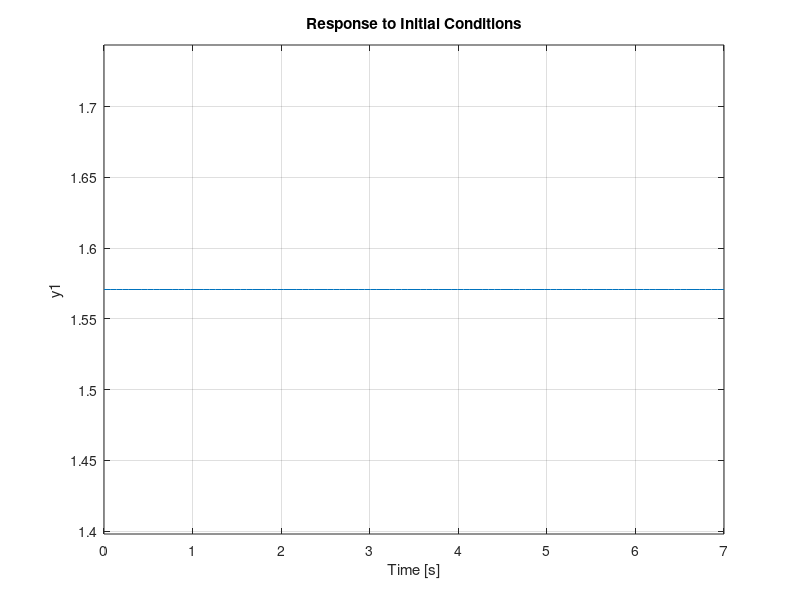

MATLAB code for this plot: (Note: this script raises an error after producing the figure.)
%% Fixed Simulation Problem
clear all, close all, clc

% Constants
g = 9.81; % Gravity constant

% Box dimensions
t1 = 0.2; % height of box 1 (m)
l1 = 0.35; % lenght of box 1 (m)
w1 = 0.2; % widht of box 1 (m)

t2 = 0.12; % height of box 2 (m)
l2 = 0.2; % lenght of box 2 (m)
w2 = 0.15; % widht of box 2 (m)

% IT SHOULD BE ON f(x)
l3o = 0.15; % Initial linear actuator lenght (m)
l3f = l3o + 0.15; % Max lenght of linear actuator (m)
l2x = (l1 + l2)/2 + l3f; % Max distance from rotation to c.g box 2(m)

m1 = 4;   % Mass of box 1 (big box) (kg)
m2 = 1.5;   % Mass of box 2 (little box) (kg)
m3 = 0; % Mass of the stick (kg) --> Distributed in m1 and m2

% Rotational Friction (viscosity)
Br = 0.5; % Rotational Friction constant

% Parameters needed:

% Variables to control
theta = 0; % Angle to stabilize the system ---------
Fc = 1; % Force applied by servomotor --------

% Hipotenuse of the big box
hip = sqrt((t1/2)^2+(l1/2)^2); % hypotenuse for box 1

% Angles needed to calculate the distance 
% for momentum generated by Fcx and Fcy:
beta = asin((t1/2)/hip); % constant 
phi = theta - beta;                        

% Distances needed to calculate the 
% momentum generated by Fcx and Fcy:
ay = sin(phi) * hip;
bx = cos(phi) * hip;

% System Forces:
% Fc (Servo force) decomposition
Fcx = Fc *sin(theta); % x component of servomotor force
Fcy = Fc *cos(theta); % y component of servomotor force

% Gravity forces
F1 = -m1 * g;
F2 = -m2 * g;
F3 = -m3 * g;

% INERTIA
 
    % Inertia for the axis of rotation
 I1 = (m1 * (t1^2 + l1^2))/12; % Rotational inertia of box 1 [Kg*m^2]
 I2 = (m2 * (t2^2 + l2^2))/12 + (m2 * l2x^2) ; % Rotational inertia of box 2 [Kg*m^2]
 
 I = I1 + I2; % Rotational Inertia

% DYNAMICS EQUATIONS:

% X Axis - Force equilibrium
Rx = - Fcx

% Y Axis - Force equilibrium
Ry = F1 + F2 - Fcy

% Mz - Momentum equilibrium
theta_dot_dot = (1/I)*((Fcx*ay) + (Fcy*bx) - (F2*l2x)*cos(theta))

%%%%%%%%%%%%%%%%%%%%%%%%%%%%%%%%%%%%%%%%%%%%%%%%%%%%%%%%%%%%%%%%%%%%%%%%%%
% Simulink Parameters 
M2 = (F2*l2x*cos(theta)); % M2 Torque
FC = (Fcx*ay) + (Fcy*bx);
H = (hip * cos(-beta));

%%%%%%%%%%%%%%%%%%%%%%%%%%%%%%%%%%%%%%%%%%%%%%%%%%%%%%%%%%%%%%%%%%%%%%%%%%
% Simple model (l3d does not change => I constant)
% Matrices Definition
A = [0 1 ; 0 Br/I]; % F2*theta*l2x/2I
B = [0 0 ; -H/I -l2x/I];
C = [1 0];

% Check controllability
controllability =['Check Controllability = ',num2str(rank(ctrb(A,B)))];
disp(controllability)

% Number of states 
n = length(A);

% Output matrix
%C = eye(length(A));

% Open loop system
sys_ol = ss(A,B,C,0);

% Simulate open loop system
x0 = [pi/2;0];
figure
initial(sys_ol,x0)


% LQR 1
Q1 = eye(n)*100;
R1 = 2;
K1 = -lqr(A,B,Q1,R1);

% LQR 2
Q2 = eye(n)*100;
R2 = 1;
K2 = -lqr(A,B,Q2,R2);

% Closed loop system
Acl1 = A+B*K1;
Acl2 = A+B*K2;

sys_cl1 = ss(Acl1,zeros(n,1),C,0);
sys_cl2 = ss(Acl2,zeros(n,1),C,0);

figure
initial(sys_cl1,x0)
hold on
initial(sys_cl2,x0)
legend('LQR_1','LQR_2')


















